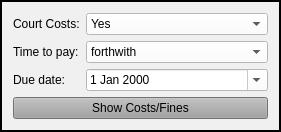
        <widget class="QFrame" name="costs_frame">
         <property name="sizePolicy">
          <sizepolicy hsizetype="Preferred" vsizetype="Preferred">
           <horstretch>0</horstretch>
           <verstretch>0</verstretch>
          </sizepolicy>
         </property>
         <property name="styleSheet">
          <string notr="true">background-color: rgb(240, 240, 240);</string>
         </property>
         <property name="frameShape">
          <enum>QFrame::Box</enum>
         </property>
         <property name="frameShadow">
          <enum>QFrame::Plain</enum>
         </property>
         <property name="lineWidth">
          <number>2</number>
         </property>
         <layout class="QGridLayout" name="gridLayout_5">
          <item row="0" column="0">
           <widget class="QLabel" name="label_11">
            <property name="text">
             <string>Court Costs:</string>
            </property>
           </widget>
          </item>
          <item row="0" column="1">
           <widget class="NoScrollComboBox" name="court_costs_box">
            <property name="focusPolicy">
             <enum>Qt::StrongFocus</enum>
            </property>
            <property name="styleSheet">
             <string notr="true">background-color: rgb(255, 255, 255);</string>
            </property>
            <item>
             <property name="text">
              <string>Yes</string>
             </property>
            </item>
            <item>
             <property name="text">
              <string>Waived</string>
             </property>
            </item>
            <item>
             <property name="text">
              <string>Imposed in companion case</string>
             </property>
            </item>
            <item>
             <property name="text">
              <string>No</string>
             </property>
            </item>
           </widget>
          </item>
          <item row="1" column="0">
           <widget class="QLabel" name="label_9">
            <property name="text">
             <string>Time to pay:</string>
            </property>
           </widget>
          </item>
          <item row="1" column="1">
           <widget class="NoScrollComboBox" name="ability_to_pay_box">
            <property name="focusPolicy">
             <enum>Qt::StrongFocus</enum>
            </property>
            <property name="styleSheet">
             <string notr="true">background-color: rgb(255, 255, 255);</string>
            </property>
            <item>
             <property name="text">
              <string>forthwith</string>
             </property>
            </item>
            <item>
             <property name="text">
              <string>within 30 days</string>
             </property>
            </item>
            <item>
             <property name="text">
              <string>within 60 days</string>
             </property>
            </item>
            <item>
             <property name="text">
              <string>within 90 days</string>
             </property>
            </item>
           </widget>
          </item>
          <item row="2" column="0">
           <widget class="QLabel" name="label_18">
            <property name="text">
             <string>Due date:</string>
            </property>
           </widget>
          </item>
          <item row="2" column="1">
           <widget class="NoScrollDateEdit" name="balance_due_date">
            <property name="focusPolicy">
             <enum>Qt::StrongFocus</enum>
            </property>
            <property name="styleSheet">
             <string notr="true">color: rgb(0, 0, 0);
background-color: rgb(255, 255, 255);</string>
            </property>
            <property name="calendarPopup">
             <bool>true</bool>
            </property>
           </widget>
          </item>
          <item row="3" column="0" colspan="2">
           <widget class="QPushButton" name="costs_and_fines_Button">
            <property name="sizePolicy">
             <sizepolicy hsizetype="Preferred" vsizetype="Fixed">
              <horstretch>0</horstretch>
              <verstretch>0</verstretch>
             </sizepolicy>
            </property>
            <property name="focusPolicy">
             <enum>Qt::NoFocus</enum>
            </property>
            <property name="styleSheet">
             <string notr="true">background-color: rgb(160, 160, 160);</string>
            </property>
            <property name="text">
             <string>Show Costs/Fines</string>
            </property>
            <property name="flat">
             <bool>false</bool>
            </property>
           </widget>
          </item>
         </layout>
        </widget>
